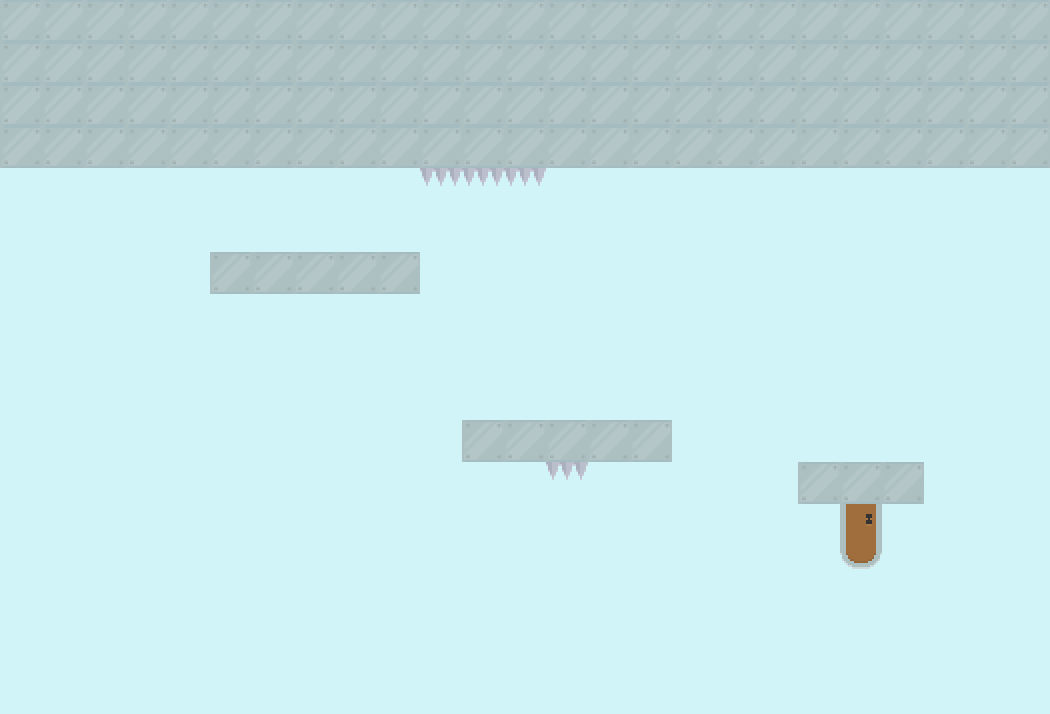

This game map was drawn from its Tiled (.tmx) file and the tilesets committed beside it. A one-line description and the full map source follow:
An orthogonal 25x17 tile map with 42x42 px tiles, 2 tile layers (background, foreground) and 2 objects (player, diamond).

<map version="1.0" tiledversion="1.0.2" orientation="orthogonal" renderorder="right-down" width="25" height="17" tilewidth="42" tileheight="42" nextobjectid="10">
 <tileset firstgid="1" source="tileset.tsx" />
 <layer name="background" width="25" height="17">
  <data encoding="csv">
238,238,238,238,238,238,238,238,238,238,238,238,238,238,238,238,238,238,238,238,238,238,238,238,238,
238,238,238,238,238,238,238,238,238,238,238,238,238,238,238,238,238,238,238,238,238,238,238,238,238,
238,238,238,238,238,238,238,238,238,238,238,238,238,238,238,238,238,238,238,238,238,238,238,238,238,
238,238,238,238,238,238,238,238,238,238,238,238,238,238,238,238,238,238,238,238,238,238,238,238,238,
232,232,232,232,232,232,232,232,232,232,232,232,232,232,232,232,232,232,232,232,232,232,232,232,232,
232,232,232,232,232,232,232,232,232,232,232,232,232,232,232,232,232,232,232,232,232,232,232,232,232,
232,232,232,232,232,232,232,232,232,232,232,232,232,232,232,232,232,232,232,232,232,232,232,232,232,
232,232,232,232,232,232,232,232,232,232,232,232,232,232,232,232,232,232,232,232,232,232,232,232,232,
232,232,232,232,232,232,232,232,232,232,232,232,232,232,232,232,232,232,232,232,232,232,232,232,232,
232,232,232,232,232,232,232,232,232,232,232,232,232,232,232,232,232,232,232,232,232,232,232,232,232,
232,232,232,232,232,232,232,232,232,232,232,232,232,232,232,232,232,232,232,232,232,232,232,232,232,
232,232,232,232,232,232,232,232,232,232,232,232,232,232,232,232,232,232,232,232,232,232,232,232,232,
232,232,232,232,232,232,232,232,232,232,232,232,232,232,232,232,232,232,232,232,232,232,232,232,232,
232,232,232,232,232,232,232,232,232,232,232,232,232,232,232,232,232,232,232,232,232,232,232,232,232,
232,232,232,232,232,232,232,232,232,232,232,232,232,232,232,232,232,232,232,232,232,232,232,232,232,
232,232,232,232,232,232,232,232,232,232,232,232,232,232,232,232,232,232,232,232,232,232,232,232,232,
232,232,232,232,232,232,232,232,232,232,232,232,232,232,232,232,232,232,232,232,232,232,232,232,232
</data>
 </layer>
 <layer name="foreground" width="25" height="17">
  <data encoding="csv">
904,904,904,904,904,904,904,904,904,904,904,904,904,904,904,904,904,904,904,904,904,904,904,904,904,
904,904,904,904,904,904,904,904,904,904,904,904,904,904,904,904,904,904,904,904,904,904,904,904,904,
904,904,904,904,904,904,904,904,904,904,904,904,904,904,904,904,904,904,904,904,904,904,904,904,904,
904,904,904,904,904,904,904,904,904,904,904,904,904,904,904,904,904,904,904,904,904,904,904,904,904,
0,0,0,0,0,0,0,0,0,0,118,118,118,0,0,0,0,0,0,0,0,0,0,0,0,
0,0,0,0,0,0,0,0,0,0,0,0,0,0,0,0,0,0,0,0,0,0,0,0,0,
0,0,0,0,0,905,905,905,905,905,0,0,0,0,0,0,0,0,0,0,0,0,0,0,0,
0,0,0,0,0,0,0,0,0,0,0,0,0,0,0,0,0,0,0,0,0,0,0,0,0,
0,0,0,0,0,0,0,0,0,0,0,0,0,0,0,0,0,0,0,0,0,0,0,0,0,
0,0,0,0,0,0,0,0,0,0,0,0,0,0,0,0,0,0,0,0,0,0,0,0,0,
0,0,0,0,0,0,0,0,0,0,0,905,905,905,905,905,0,0,0,0,0,0,0,0,0,
0,0,0,0,0,0,0,0,0,0,0,0,0,118,0,0,0,0,0,905,905,905,0,0,0,
0,0,0,0,0,0,0,0,0,0,0,0,0,0,0,0,0,0,0,0,168,0,0,0,0,
0,0,0,0,0,0,0,0,0,0,0,0,0,0,0,0,0,0,0,0,199,0,0,0,0,
0,0,0,0,0,0,0,0,0,0,0,0,0,0,0,0,0,0,0,0,0,0,0,0,0,
0,0,0,0,0,0,0,0,0,0,0,0,0,0,0,0,0,0,0,0,0,0,0,0,0,
0,0,0,0,0,0,0,0,0,0,0,0,0,0,0,0,0,0,0,0,0,0,0,0,0
</data>
 </layer>
 <objectgroup name="objects">
  <object id="1" name="player" type="player" x="42" y="467" width="64" height="74" />
  <object id="9" name="diamond" x="520" y="224" width="62" height="58" />
 </objectgroup>
</map>
